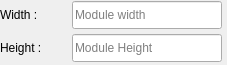
<?xml version="1.0" encoding="UTF-8"?>
<ui version="4.0">
 <class>Form</class>
 <widget class="QWidget" name="Form">
  <property name="geometry">
   <rect>
    <x>0</x>
    <y>0</y>
    <width>227</width>
    <height>65</height>
   </rect>
  </property>
  <property name="windowTitle">
   <string>Form</string>
  </property>
  <layout class="QVBoxLayout" name="verticalLayout">
   <property name="spacing">
    <number>4</number>
   </property>
   <property name="leftMargin">
    <number>0</number>
   </property>
   <property name="topMargin">
    <number>0</number>
   </property>
   <property name="rightMargin">
    <number>0</number>
   </property>
   <property name="bottomMargin">
    <number>0</number>
   </property>
   <item>
    <layout class="QFormLayout" name="formLayout">
     <item row="0" column="0">
      <widget class="QLabel" name="container_label_3">
       <property name="sizePolicy">
        <sizepolicy hsizetype="Fixed" vsizetype="Fixed">
         <horstretch>0</horstretch>
         <verstretch>0</verstretch>
        </sizepolicy>
       </property>
       <property name="minimumSize">
        <size>
         <width>68</width>
         <height>28</height>
        </size>
       </property>
       <property name="maximumSize">
        <size>
         <width>68</width>
         <height>28</height>
        </size>
       </property>
       <property name="text">
        <string>Width :</string>
       </property>
      </widget>
     </item>
     <item row="0" column="1">
      <widget class="QLineEdit" name="module_width">
       <property name="sizePolicy">
        <sizepolicy hsizetype="Expanding" vsizetype="Expanding">
         <horstretch>1</horstretch>
         <verstretch>1</verstretch>
        </sizepolicy>
       </property>
       <property name="minimumSize">
        <size>
         <width>150</width>
         <height>28</height>
        </size>
       </property>
       <property name="maximumSize">
        <size>
         <width>150</width>
         <height>28</height>
        </size>
       </property>
       <property name="text">
        <string/>
       </property>
       <property name="placeholderText">
        <string>Module width</string>
       </property>
       <property name="clearButtonEnabled">
        <bool>true</bool>
       </property>
      </widget>
     </item>
     <item row="1" column="0">
      <widget class="QLabel" name="container_label_4">
       <property name="sizePolicy">
        <sizepolicy hsizetype="Fixed" vsizetype="Fixed">
         <horstretch>0</horstretch>
         <verstretch>0</verstretch>
        </sizepolicy>
       </property>
       <property name="minimumSize">
        <size>
         <width>68</width>
         <height>28</height>
        </size>
       </property>
       <property name="maximumSize">
        <size>
         <width>68</width>
         <height>28</height>
        </size>
       </property>
       <property name="text">
        <string>Height :</string>
       </property>
      </widget>
     </item>
     <item row="1" column="1">
      <widget class="QLineEdit" name="module_height">
       <property name="sizePolicy">
        <sizepolicy hsizetype="Expanding" vsizetype="Expanding">
         <horstretch>1</horstretch>
         <verstretch>1</verstretch>
        </sizepolicy>
       </property>
       <property name="minimumSize">
        <size>
         <width>150</width>
         <height>28</height>
        </size>
       </property>
       <property name="maximumSize">
        <size>
         <width>150</width>
         <height>28</height>
        </size>
       </property>
       <property name="text">
        <string/>
       </property>
       <property name="placeholderText">
        <string>Module Height</string>
       </property>
       <property name="clearButtonEnabled">
        <bool>true</bool>
       </property>
      </widget>
     </item>
    </layout>
   </item>
  </layout>
 </widget>
 <resources/>
 <connections/>
</ui>
